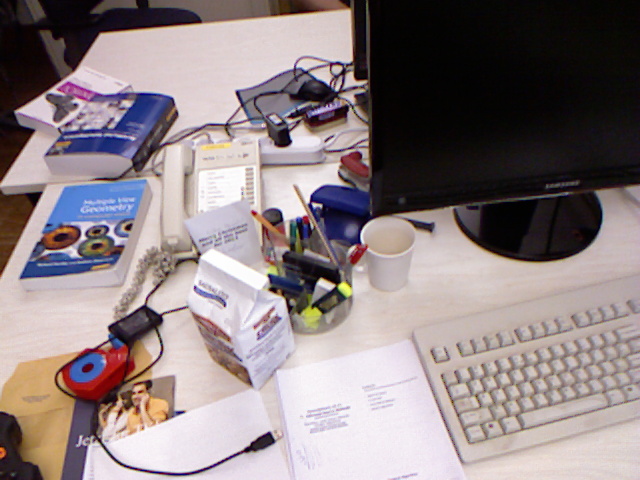
#> input picture img/2.png, 640 x 480 px
$ python sift.py
#> lines starting #> are read from the running program, lines starting #| are printed output that depends on the picture
import numpy as np
import cv2 as cv

img = cv.imread('../img/2.png')
#> img is the input picture: shape (480, 640, 3); mean B, G, R 130.8, 128.9, 140.9
height, width, channels = img.shape
#> height = 480; width = 640; channels = 3
print(height, " ", width, " ", channels)
#| 480   640   3
gray= cv.cvtColor(img,cv.COLOR_BGR2GRAY)
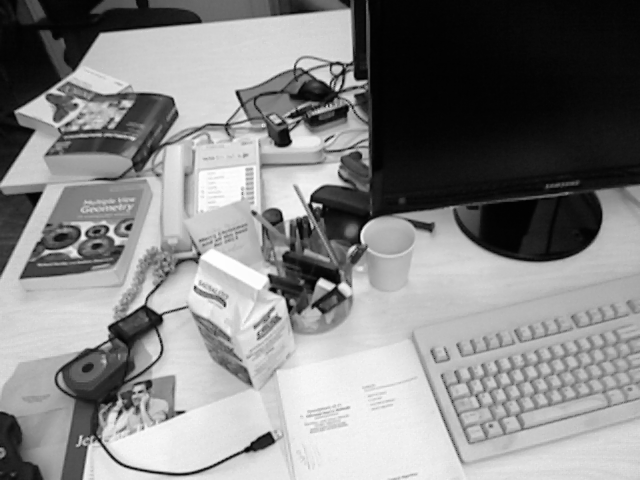
#> gray: shape (480, 640); min 1, max 254, mean 132.7
sift = cv.SIFT_create()
kp = sift.detect(gray,None)
#> kp = 1926 keypoints; strongest (x, y, size): (324, 285, 8.9), (264, 441, 12.3), (315, 205, 3.4), (282, 138, 12.3)

img=cv.drawKeypoints(gray,kp,img)
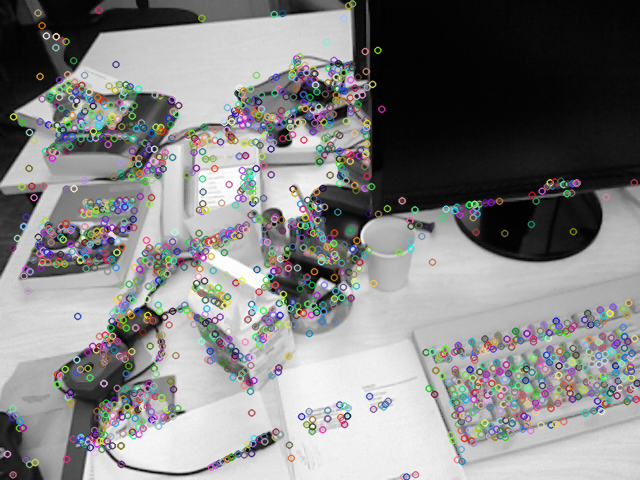
#> img: shape (480, 640, 3); mean B, G, R 131.6, 131.8, 131.7
#img=cv.drawKeypoints(gray,kp,img,flags=cv.DRAW_MATCHES_FLAGS_DRAW_RICH_KEYPOINTS)

cv.imshow('image',img)
cv.waitKey(0)
cv.destroyAllWindows()
#cv.imwrite('sift_keypoints.jpg',img)

$ run again, with img/1.png copied over img/2.png
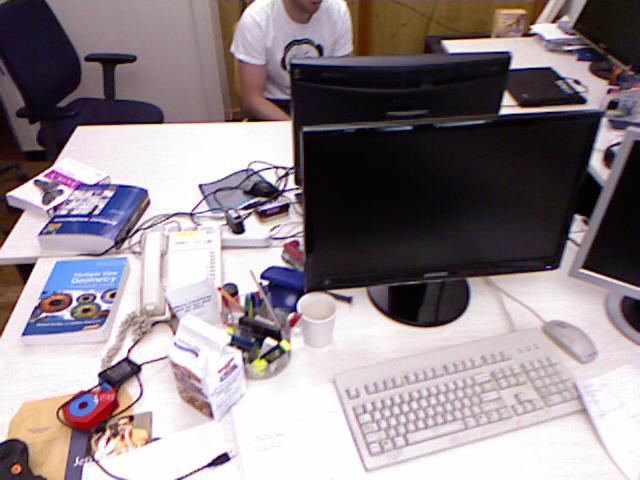
#> input picture img/1.png, 640 x 480 px
#> img is the input picture: shape (480, 640, 3); mean B, G, R 139, 134.5, 144.6
#| 480   640   3
#> `gray= cv.cvtColor(img,cv.COLOR_BGR2GRAY)`:
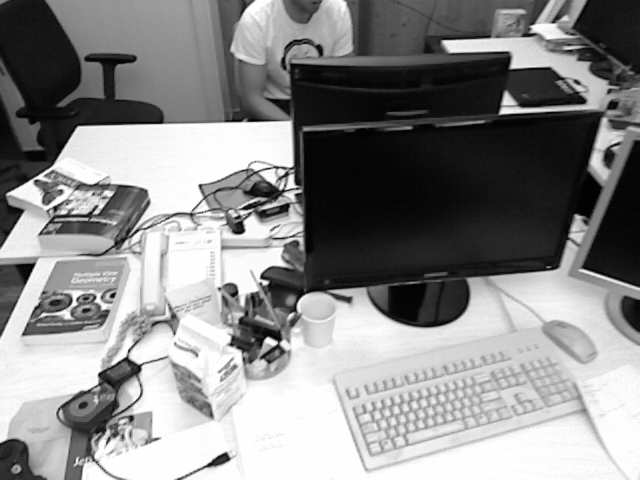
#> gray: shape (480, 640); min 1, max 254, mean 138
#> kp = 1985 keypoints; strongest (x, y, size): (223, 459, 8.7), (509, 106, 13), (238, 228, 9.1), (113, 296, 3.2)
#> `img=cv.drawKeypoints(gray,kp,img)`:
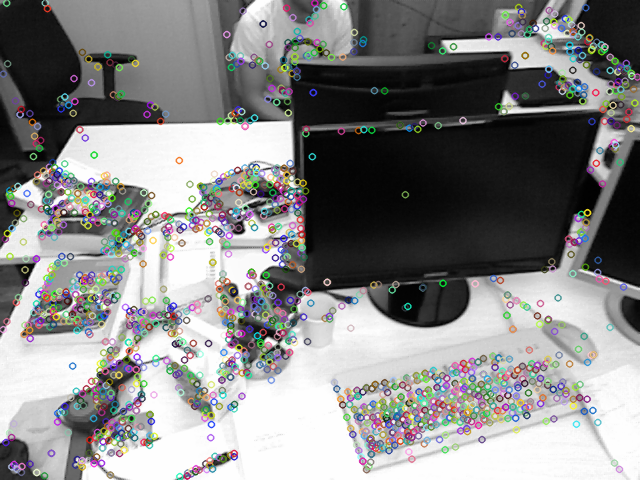
#> img: shape (480, 640, 3); mean B, G, R 135.2, 135.4, 135.3
